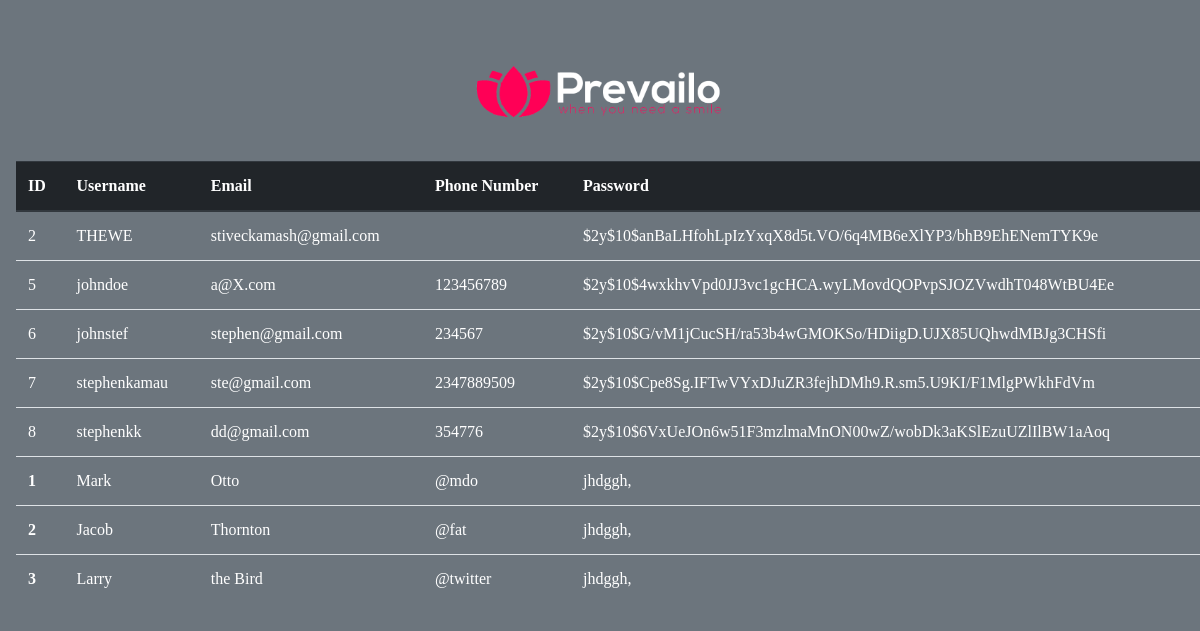
The app's page /dataRecord.php with its own data.
### tables this page shows
CREATE TABLE `regestrationdata` (
  `id` int(11) NOT NULL,
  `username` text NOT NULL,
  `email` text NOT NULL,
  `phone` varchar(11) NOT NULL,
  `password` varchar(100) NOT NULL
);

### dataRecord.php (the view, shortened to what this page needs)
<?php
 $host = 'localhost';
 $password = 'stiveckamash';
 $user = 'stephen';
 $db = 'webapp';
 $conn = mysqli_connect($host , $user , $password , $db);
  $select = "SELECT * from regestrationdata";
  $query = mysqli_query($conn , $select);
  $row = mysqli_num_rows($query);
  $users = [];
  while($user=mysqli_fetch_assoc($query)){
  	array_push($users,$user);
  }
?>
<!DOCTYPE html>
<html lang="eng">
<head>
	<link rel="stylesheet" type="text/css" href="bootstrap/css/bootstrap.css">
	<link rel="stylesheet" type="text/css" href="dataRecord.css">
</head>
<body class="bg-secondary">
	<div id="wrapper">
		<div id="left">
			<div id="signin">
				<div class="row">
					<div class="col-4"></div>
				<div class="logo mt-0 col-lg-6 col-6">
					<nav class="navbar navbar-expand-lg navbar-dark fixed-top">
					</nav>
				</div>
				<div class="col-2"></div>
				</div>
				<h2 class="logo"><center><img src="img/1.png" alt="Company logo"></center></h2>
			</div>
		</div>
		<table class="table mt-3 mr-5 ml-3 pl-2">
		  <thead class="thead-dark">
		    <tr>
		      <th scope="col">ID</th>
		      <th scope="col">Username</th>
		      <th scope="col">Email</th>
		      <th scope="col">Phone Number</th>
		      <th scope="col">Password</th>
		    </tr>
		  </thead>
		  <tbody>
		  	<?php if($row==0){ ?>
					<tr>
						<td colspan = "4">No user found</td>
					</tr>
				<?php
			}else{
					foreach($users as $user){ ?>
						<tr>
							<td><?php echo $user["id"]; ?></td>
							<td><?php echo $user["username"]; ?></td>
							<td><?php echo $user["email"]; ?></td>
							<td><?php echo $user["phone"]; ?></td>
							<td><?php echo $user["password"]; ?></td>
						</tr>
					<?php } } ?>
		    <tr>
		      <th scope="row">1</th>
		      <td>Mark</td>
		      <td>Otto</td>
		      <td>@mdo</td>
		      <td>jhdggh,</td>
		    </tr>
		    <tr>
		      <th scope="row">2</th>
		      <td>Jacob</td>
		      <td>Thornton</td>
		      <td>@fat</td>
		      <td>jhdggh,</td>
		    </tr>
		    <tr>
		      <th scope="row">3</th>
		      <td>Larry</td>
		      <td>the Bird</td>
		      <td>@twitter</td>
		      <td>jhdggh,</td>
		    </tr>
		  </tbody>
		</table>
	</div>
</body>
</html>

### dataRecord.css (style rules this page uses)
#signin .logo { margin-bottom: 2vh; margin-top: 0px; }
#signin .logo img { width: 300px; }
body { font-family:nexa light; font-weight: 300; background: ; color: #fff; overflow: auto; }
h1,h2,h3,h4,h5,h6 { font-weight: 300; }

### records on screen
regestrationdata: id "2", username "THEWE", email "stiveckamash@gmail.com", password "$2y$10$anBaLHfohLpIzYxqX8d5t.VO/6q4MB6eXlYP3/bhB9EhENemTYK9e"
regestrationdata: id "5", username "johndoe", email "a@X.com", phone "123456789", password "$2y$10$4wxkhvVpd0JJ3vc1gcHCA.wyLMovdQOPvpSJOZVwdhT048WtBU4Ee"
regestrationdata: id "6", username "johnstef", email "stephen@gmail.com", phone "234567", password "$2y$10$G/vM1jCucSH/ra53b4wGMOKSo/HDiigD.UJX85UQhwdMBJg3CHSfi"
regestrationdata: id "7", username "stephenkamau", email "ste@gmail.com", phone "2347889509", password "$2y$10$Cpe8Sg.IFTwVYxDJuZR3fejhDMh9.R.sm5.U9KI/F1MlgPWkhFdVm"
regestrationdata: id "8", username "stephenkk", email "dd@gmail.com", phone "354776", password "$2y$10$6VxUeJOn6w51F3mzlmaMnON00wZ/wobDk3aKSlEzuUZlIlBW1aAoq"
